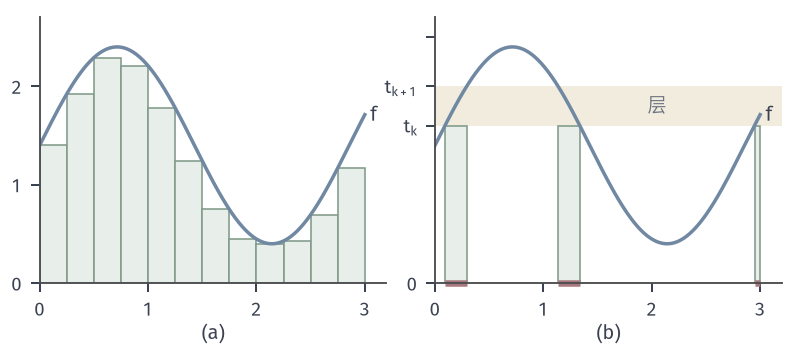

The Python source for this figure:
from pathlib import Path
import sys
ROOT = next(p for p in Path(__file__).resolve().parents if (p/"build.sh").is_file() and (p/"tex/book.tex").is_file())
sys.path.insert(0, str(ROOT/"figures/00-shared/mathematical-preliminaries-upper/00-shared/comprehension-figures"))
from support import figure, save, BLUE, GREEN, YELLOW, RED, PURPLE, INK, MUTED, GRID, BLUE_FILL, GREEN_FILL, YELLOW_FILL, RED_FILL, PURPLE_FILL
import numpy as np
from matplotlib.patches import Rectangle

def labels(fig, axes, y=.03):
    for ax, s in zip(axes, ['(a)', '(b)', '(c)']):
        p = ax.get_position(); fig.text((p.x0+p.x1)/2, y, s, ha='center', va='bottom')

# f(x)=1.4+sin(2.2x) on [0,3]: Riemann strips against the level layer 1.6<=f<2.0.
fig, axes = figure(width_mm=112, height_mm=50, ncols=2)
fig.set_layout_engine(None)
fig.subplots_adjust(left=.05, right=.985, top=.95, bottom=.2, wspace=.14)
f = lambda t: 1.4+np.sin(2.2*t)
x = np.linspace(0, 3, 1201)
a = axes[0]
edges = np.linspace(0, 3, 13)
for l, r in zip(edges[:-1], edges[1:]):
    m = f(np.linspace(l, r, 200)).min()
    a.add_patch(Rectangle((l, 0), r-l, m, fc=GREEN_FILL, ec=GREEN, lw=.65))
a.plot(x, f(x), color=BLUE, lw=1.4)
b = axes[1]
t0, t1 = 1.6, 2.0
b.axhspan(t0, t1, fc=YELLOW_FILL, ec='none')
mask = (f(x) >= t0) & (f(x) < t1)
idx = np.flatnonzero(np.diff(np.r_[0, mask.astype(int), 0]))
segs = [(x[idx[i]], x[idx[i+1]-1]) for i in range(0, len(idx), 2)]
for l, r in segs:
    b.add_patch(Rectangle((l, 0), r-l, t0, fc=GREEN_FILL, ec=GREEN, lw=.65))
    b.plot([l, r], [0, 0], color=RED, lw=2.6, solid_capstyle='butt', clip_on=False)
b.plot(x, f(x), color=BLUE, lw=1.4)
b.text(2.05, (t0+t1)/2, '层', ha='center', va='center', color=MUTED, fontsize=7.5)
b.text(1.5, -.03, '', ha='center')
for ax in axes:
    ax.set_xlim(0, 3.2); ax.set_ylim(0, 2.7); ax.set_xticks([0, 1, 2, 3]); ax.set_yticks([0, 1, 2])
    ax.text(3.05, f(3.0), '$f$', color=INK, ha='left', va='center')
b.set_yticks([0, t0, t1, 2.5]); b.set_yticklabels(['0', '$t_k$', '$t_{k+1}$', ''])
labels(fig, axes)
save(fig, Path(__file__).resolve().parent, 'figure', {'formula': 'f(x)=1.4+sin(2.2x) on [0,3]; 12 equal strips with lower heights; layer 1.6<=f<2.0'})
